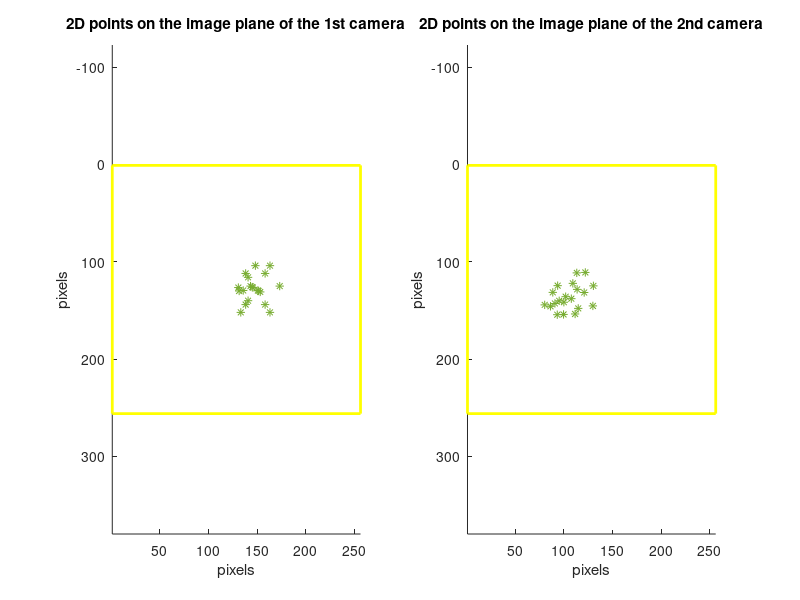

This chart was generated by the following MATLAB code: (Note: this script raises an error after producing the figure.)
%% 0. Program parameter
num_of_points = 20;
SVD_or_LS = true; % True for SVD, false for Least-Square
rank = 2;
image_width = 256;
image_height = 256;
%% 1. Define camera 1 and 2 parameters (Insrinsic and Extrinsic)
% Camera 1
C1_Intrinsic = [ 100, 0  ,  128, 0;
                   0 , 120, 128, 0;
                   0 ,   0 ,   1, 0];
RC1 = eye(3);
C1_Extrinsic = [RC1(1, :), 0;
                RC1(2, :), 0;
                RC1(3, :), 0;
                0, 0, 0, 1];
% Camera 2
C2_Intrinsic = [90, 0, 128, 0;
                  0, 110, 128, 0;
                  0, 0, 1, 0];
Rx = 0.1;
Ry = pi / 4;
Rz = 0.2;
C2_Rx = [1,   0    ,   0;
         0, cos(Rx), -sin(Rx);
         0, sin(Rx), cos(Rx)];
     
C2_Ry = [cos(Ry) ,   0, sin(Ry);
            0    ,   1,    0;
         -sin(Ry),   0, cos(Ry)];
     
C2_Rz = [cos(Rz), -sin(Rz), 0;
         sin(Rz), cos(Rz) , 0;
         0      , 0       , 1];

RC2 = C2_Rx * C2_Ry * C2_Rz;

c1Kc2 = [RC2(1, :), -1000;
         RC2(2, :), 190;
         RC2(3, :), 230;
         0, 0, 0, 1];
C2_Extrinsic = inv(c1Kc2);
%% 2. Obtain Fundamantal Matrix analytically as the product of matrices defined in step 1
tx = [0, -230, 190;
      230, 0, 1000;
      -190, -1000, 0];
C1_F = inv(C2_Intrinsic(:,1:3).') * RC2.' * tx * inv(C1_Intrinsic(:,1:3));
C2_F = inv(C1_Intrinsic(:,1:3).') * tx * RC2 * inv(C2_Intrinsic(:,1:3));
C1_F_ANALYTIC = C1_F/ C1_F(3,3);
C2_F_ANALYTIC = C2_F/ C2_F(3,3);
%% 3. Define a set of object points w.r.t. the world (i.e. Camera 1) coordinate system
V(:,1) = [400;-400;2000;1];
V(:,2) = [300;-400;3000;1];
V(:,3) = [500;-400;4000;1];
V(:,4) = [700;-400;2000;1];

V(:,5) = [900;-400;3000;1];
V(:,6) = [100;-50;4000;1];
V(:,7) = [300;-50;2000;1];
V(:,8) = [500;-50;3000;1];

V(:,9) = [700;-50;4000;1];
V(:,10) = [900;-50;2000;1];
V(:,11) = [100;50;3000;1];
V(:,12) = [300;50;4000;1];

V(:,13) = [500;50;2000;1];
V(:,14) = [700;50;3000;1];
V(:,15) = [900;50;4000;1];
V(:,16) = [100;400;2000;1];

V(:,17) = [300;400;3000;1];
V(:,18) = [500;400;4000;1];
V(:,19) = [700;400;2000;1];
V(:,20) = [900;400;3000;1];
%% 4. Compute the couples of image points in both image planes
% Compute the projection on the image plane of the 1st camera
C1_iTw = C1_Intrinsic * C1_Extrinsic; % Transformation Mat from world to image plane
scaled_pixels = C1_iTw * V;
scale = scaled_pixels(3,:);
m = scaled_pixels ./ [scale;scale;scale];
% Compute the projection on the image plane of the 2nd camera
C2_iTw = C2_Intrinsic * C2_Extrinsic; % Transformation Mat from world to image plane
scaled_pixels = C2_iTw * V;
scale = scaled_pixels(3,:);
m_prime = scaled_pixels ./ [scale;scale;scale];

%% 5. Open two windows for both image planes, showing 2D points obtained in step 4
scrsz = get(0, 'ScreenSize');
f1 = figure('Position', [scrsz(1), scrsz(2), scrsz(3), scrsz(4)]);
% -------------------------------------------------
% 1st Camera
subplot(1, 2, 1);
hold on;
axis ij;
axis equal;
% Plot image plane (Yellow Rectangle)
plot([1, image_width], [1, 1], 'Color', 'y', 'LineWidth', 2);
plot([1, 1], [1 image_height], 'Color', 'y', 'LineWidth', 2);
plot([image_width, image_width], [1, image_height], 'Color', 'y', 'LineWidth', 2);
plot([image_width, 1], [image_height, image_height],  'Color', 'y', 'LineWidth', 2);
% Draw pixels corresponding to 3D points
plot(m(1,:), m(2,:), '*');
xlabel('pixels');
ylabel('pixels');
title('2D points on the image plane of the 1st camera');
% -------------------------------------------------
% 2nd Camera
subplot(1, 2, 2);
hold on;
axis ij;
axis equal;
% Plot image plane (Yellow Rectangle)
plot([1, image_width], [1, 1], 'Color', 'y', 'LineWidth', 2);
plot([1, 1], [1 image_height], 'Color', 'y', 'LineWidth', 2);
plot([image_width, image_width], [1, image_height], 'Color', 'y', 'LineWidth', 2);
plot([image_width, 1], [image_height, image_height],  'Color', 'y', 'LineWidth', 2);
% Draw pixels corresponding to 3D points
plot(m_prime(1,:), m_prime(2,:), '*');
xlabel('pixels');
ylabel('pixels');
title('2D points on the image plane of the 2nd camera');
%% 6. Compute the Fundamental matrix
F1 = computeFundMat(m, m_prime, SVD_or_LS, num_of_points);
F2 = computeFundMat(m_prime, m, SVD_or_LS, num_of_points);
%% 7. Compare the difference with analytic
diff1 = F1 - C1_F_ANALYTIC; diff1;
diff2 = F2 - C2_F_ANALYTIC; diff2;
%% 8. Draw all the epipolar geometry using the Fundamental matrix
% Draw epipolar lines of the 1st camera
l2 = F1 * m;
l1 = F2 * m_prime;

x1 = -600:600;
x2 = -600:600;

m1 = -l1(1,:)./l1(2,:);
d1 = -l1(3,:)./l1(2,:);
m2 = -l2(1,:)./l2(2,:);
d2 = -l2(3,:)./l2(2,:);

for i = 1:num_of_points
    y1(i,:) = m1(i) * x1 + d1(i);
    y2(i,:) = m2(i) * x2 + d2(i);
    subplot(1,2,1); hold on;
    plot(x1,y1(i,:), 'Color', 'b');
    xlim([-400 600]);
    ylim([-400 600]);
    axis square;
    
    subplot(1,2,2); hold on;
    plot(x2,y2(i,:), 'Color', 'b');
    axis square;
    xlim([-600 600]);
    ylim([-600 600]);
end
%% 9. Draw the epipole for each camera
oc2_resptow = [c1Kc2(1:3,4);1];
oc2_I1 = C1_Intrinsic * C1_Extrinsic * oc2_resptow;
oc2_I1 = oc2_I1 / oc2_I1(3);

oc1_resptow = [0;0;0;1];
oc1_I2 = C2_Intrinsic * C2_Extrinsic * oc1_resptow;
oc1_I2 = oc1_I2 / oc1_I2(3);
subplot(1,2,1); hold on;
stem(oc2_I1(1), oc2_I1(2), 'LineStyle','none', 'Color', 'r');
subplot(1,2,2); hold on;
stem(oc1_I2(1), oc1_I2(2), 'LineStyle','none', 'Color', 'b');